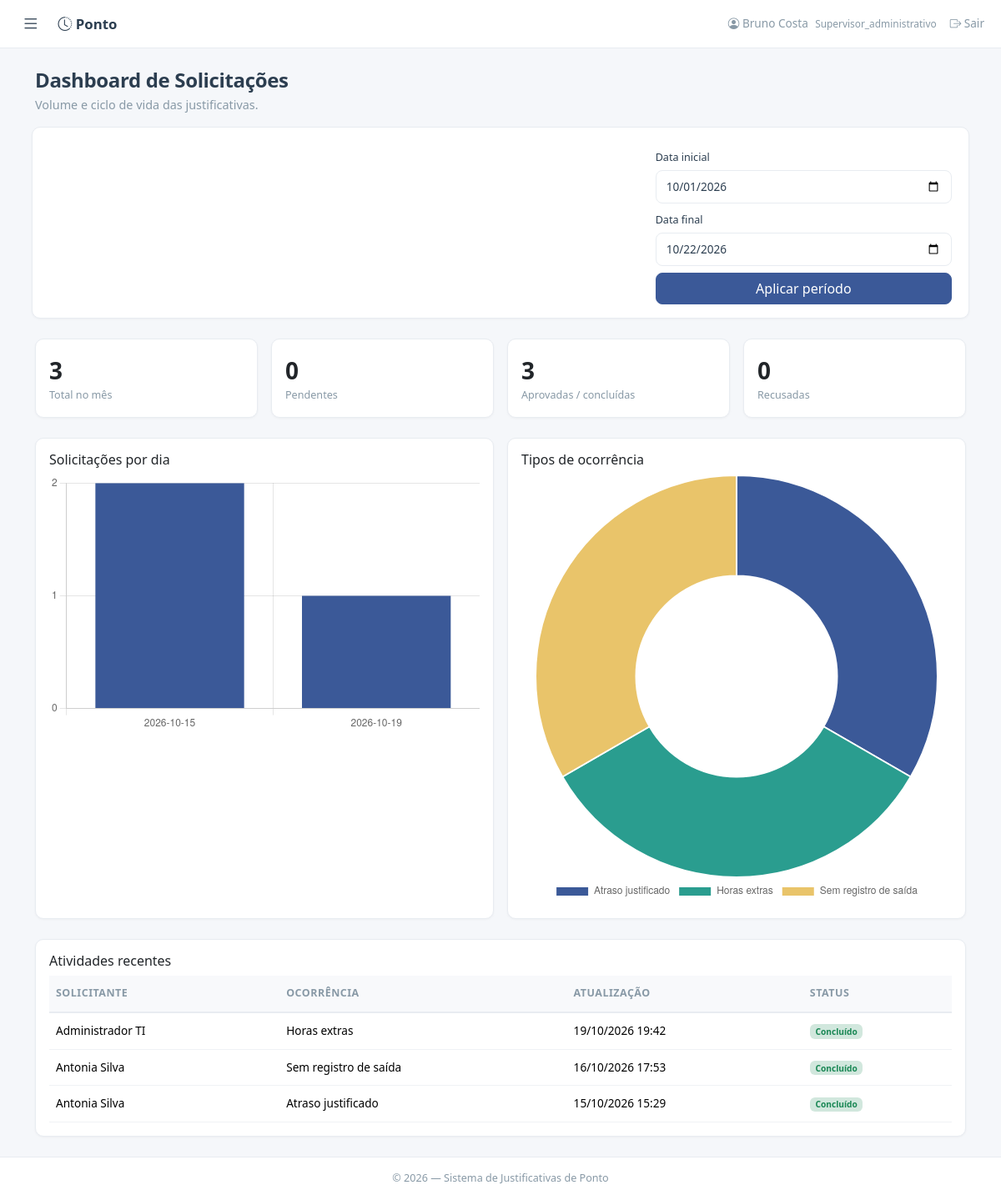
Page /dashboard/solicitacoes (signed in) on the committed database.
### models.py (models this page shows, shortened)
class Usuario(UserMixin, db.Model):
    __tablename__ = 'usuarios'
    id = db.Column(db.Integer, primary_key=True)
    matricula = db.Column(db.String(20), unique=True, nullable=False)
    nome = db.Column(db.String(100), nullable=False)
    email = db.Column(db.String(120), unique=True, nullable=False)
    senha_hash = db.Column(db.String(256), nullable=False)
    perfil = db.Column(db.String(40), nullable=False)
    gestor_id = db.Column(db.Integer, db.ForeignKey('usuarios.id'), nullable=True)
    area_id = db.Column(db.Integer, db.ForeignKey('areas.id'), nullable=True)
    empresa_id = db.Column(db.Integer, db.ForeignKey('empresas.id'), nullable=True)
    ativo = db.Column(db.Boolean, default=True)
    criado_em = db.Column(db.DateTime, default=lambda: datetime.now(timezone.utc))
    gestor = db.relationship('Usuario', remote_side=[id], backref='subordinados')
    area = db.relationship('Area', backref='usuarios')
    empresa = db.relationship('Empresa', backref='usuarios')
    solicitacoes = db.relationship('Solicitacao', backref='colaborador',
                                   foreign_keys='Solicitacao.colaborador_id', lazy='dynamic')
    def tem_permissao(self, chave):
        if self.perfil == 'ti':
            return True
        return UsuarioPermissao.query.filter_by(usuario_id=self.id, permissao=chave).first() is not None

class Solicitacao(db.Model):
    __tablename__ = 'solicitacoes'
    id = db.Column(db.Integer, primary_key=True)
    colaborador_id = db.Column(db.Integer, db.ForeignKey('usuarios.id'), nullable=False)
    colaboradores = db.relationship('Colaborador', secondary=solicitacao_colaboradores,
                                    backref=db.backref('solicitacoes', lazy='dynamic'))
    participantes = db.relationship('SolicitacaoParticipante', backref='solicitacao',
                                    cascade='all, delete-orphan', order_by='SolicitacaoParticipante.ordem')
    data_ocorrencia = db.Column(db.Date, nullable=False)
    tipo_ocorrencia = db.Column(db.String(80), nullable=False)
    tipo_justificativa = db.Column(db.String(80), nullable=True)
    horario_entrada = db.Column(db.String(5), nullable=True)
    horario_saida = db.Column(db.String(5), nullable=True)
    motivo = db.Column(db.Text, nullable=False)
    comprovante = db.Column(db.Text, nullable=True)  # JSON com nomes dos anexos
    status = db.Column(db.String(30), default='pendente')
    gestor_id = db.Column(db.Integer, db.ForeignKey('usuarios.id'), nullable=True)
    gestor_parecer = db.Column(db.Text, nullable=True)
    gestor_data = db.Column(db.DateTime, nullable=True)
    dp_id = db.Column(db.Integer, db.ForeignKey('usuarios.id'), nullable=True)
    dp_parecer = db.Column(db.Text, nullable=True)
    dp_data = db.Column(db.DateTime, nullable=True)
    supervisor_id = db.Column(db.Integer, db.ForeignKey('usuarios.id'), nullable=True)
    supervisor_parecer = db.Column(db.Text, nullable=True)
    supervisor_data = db.Column(db.DateTime, nullable=True)
    criado_em = db.Column(db.DateTime, default=lambda: datetime.now(timezone.utc))
    atualizado_em = db.Column(db.DateTime, default=lambda: datetime.now(timezone.utc),
                               onupdate=lambda: datetime.now(timezone.utc))
    gestor_resp = db.relationship('Usuario', foreign_keys=[gestor_id])
    dp_resp = db.relationship('Usuario', foreign_keys=[dp_id])
    supervisor_resp = db.relationship('Usuario', foreign_keys=[supervisor_id])
    STATUS_LABELS = {
        'pendente': 'Pendente',
        'aprovado_gestor': 'Aprovado pelo Gestor',
        'recusado_gestor': 'Recusado pelo Gestor',
        'encaminhado_supervisor': 'Aguardando supervisor administrativo',
        'aprovado_supervisor': 'Aprovado pelo supervisor',
        'recusado_supervisor': 'Recusado pelo supervisor',
        'aprovado_dp': 'Concluído',
        'recusado_dp': 'Recusado pelo DP',
    }
    STATUS_COLORS = {
        'pendente': 'warning',
        'aprovado_gestor': 'info',
        'recusado_gestor': 'danger',
        'encaminhado_supervisor': 'warning',
        'aprovado_supervisor': 'info',
        'recusado_supervisor': 'danger',
        'aprovado_dp': 'success',
        'recusado_dp': 'danger',
    }
    @property
    def status_label(self):
        return self.STATUS_LABELS.get(self.status, self.status)
    @property
    def status_cor(self):
        return self.STATUS_COLORS.get(self.status, 'secondary')

### app.py (the view)
@app.route('/dashboard/solicitacoes')
@login_required
def dashboard_solicitacoes():
    agora = datetime.now(timezone.utc)
    inicio_padrao = agora.replace(day=1, hour=0, minute=0, second=0, microsecond=0)
    inicio = request.args.get('inicio', '').strip()
    fim = request.args.get('fim', '').strip()
    try:
        inicio = datetime.strptime(inicio, '%Y-%m-%d').replace(tzinfo=timezone.utc) if inicio else inicio_padrao
        fim_data = datetime.strptime(fim, '%Y-%m-%d').replace(tzinfo=timezone.utc) + timedelta(days=1) if fim else agora + timedelta(days=1)
    except ValueError:
        inicio, fim_data = inicio_padrao, agora + timedelta(days=1)
    consulta = Solicitacao.query.filter(Solicitacao.criado_em >= inicio, Solicitacao.criado_em < fim_data)
    if current_user.perfil == 'gestor':
        consulta = consulta.join(Usuario, Solicitacao.colaborador_id == Usuario.id).filter(Usuario.gestor_id == current_user.id)
    elif current_user.perfil == 'analista':
        consulta = consulta.filter(Solicitacao.colaborador_id == current_user.id)
    solicitacoes = consulta.order_by(Solicitacao.atualizado_em.desc()).all()
    base_mes = Solicitacao.query.filter(Solicitacao.criado_em >= inicio, Solicitacao.criado_em < fim_data)
    por_dia = [[str(dia), total] for dia, total in db.session.query(func.date(Solicitacao.criado_em), func.count(Solicitacao.id)).filter(Solicitacao.criado_em >= inicio, Solicitacao.criado_em < fim_data).group_by(func.date(Solicitacao.criado_em)).all()]
    por_tipo = [[tipo or 'Não informado', total] for tipo, total in base_mes.with_entities(Solicitacao.tipo_ocorrencia, func.count(Solicitacao.id)).group_by(Solicitacao.tipo_ocorrencia).all()]
    return render_template('dashboard_solicitacoes.html', solicitacoes=solicitacoes[:10], por_dia=por_dia, por_tipo=por_tipo, inicio=inicio.date().isoformat(), fim=(fim_data - timedelta(days=1)).date().isoformat(),
                           total=consulta.count(), pendentes=consulta.filter_by(status='pendente').count(),
                           aprovadas=consulta.filter(Solicitacao.status.in_(['aprovado_dp', 'aprovado_supervisor'])).count(),
                           recusadas=consulta.filter(Solicitacao.status.like('recusado%')).count())

### app.py (called while the page is built)
@login_manager.user_loader
def load_user(user_id):
    return db.session.get(Usuario, int(user_id))

@app.context_processor
def inject_now():
    return {'now': datetime.now}

### templates/dashboard_solicitacoes.html (shortened to what this page needs)
{% extends "base.html" %}
{% block content %}
<header class="page-header"><div><h1 class="h4">Dashboard de Solicitações</h1><p>Volume e ciclo de vida das justificativas.</p></div></header>
<form class="card card-clean p-3 mb-4 row g-2 align-items-end" method="GET"><div class="col-sm-4"><label class="form-label small">Data inicial</label><input class="form-control" type="date" name="inicio" value="{{ inicio }}"></div><div class="col-sm-4"><label class="form-label small">Data final</label><input class="form-control" type="date" name="fim" value="{{ fim }}"></div><div class="col-sm-4"><button class="btn btn-primary w-100">Aplicar período</button></div></form>
<div class="row g-3 mb-4">{% for valor, label in [(total,'Total no mês'),(pendentes,'Pendentes'),(aprovadas,'Aprovadas / concluídas'),(recusadas,'Recusadas')] %}<div class="col-6 col-lg-3"><div class="card card-clean p-3"><strong class="fs-3">{{ valor }}</strong><span class="text-muted small">{{ label }}</span></div></div>{% endfor %}</div>
<div class="row g-3 mb-4 align-items-stretch"><div class="col-12 col-lg-6 d-flex"><div class="card card-clean w-100 h-100"><div class="card-body"><h6>Solicitações por dia</h6><canvas id="volume-chart" height="180" aria-label="Volume diário de solicitações"></canvas></div></div></div><div class="col-12 col-lg-6 d-flex"><div class="card card-clean w-100 h-100"><div class="card-body"><h6>Tipos de ocorrência</h6><canvas id="tipo-chart" height="180" aria-label="Distribuição por tipo"></canvas></div></div></div></div>
<div class="card card-clean"><div class="card-body"><h6>Atividades recentes</h6><div class="table-responsive"><table class="table align-middle mb-0"><thead><tr><th>Solicitante</th><th>Ocorrência</th><th>Atualização</th><th>Status</th></tr></thead><tbody>{% for item in solicitacoes %}<tr><td>{{ item.colaborador.nome }}</td><td>{{ item.tipo_ocorrencia }}</td><td>{{ item.atualizado_em.strftime('%d/%m/%Y %H:%M') if item.atualizado_em else '—' }}</td><td><span class="badge bg-{{ item.status_cor }}-subtle text-{{ item.status_cor }}">{{ item.status_label }}</span></td></tr>{% else %}<tr><td colspan="4" class="text-muted">Nenhuma solicitação no período.</td></tr>{% endfor %}</tbody></table></div></div></div>
{% endblock %}
{% block scripts %}<script src="https://cdn.jsdelivr.net/npm/chart.js@4.4.7/dist/chart.umd.min.js"></script><script>
const daily={{ por_dia|tojson }}, types={{ por_tipo|tojson }}; new Chart(document.getElementById('volume-chart'),{type:'bar',data:{labels:daily.map(x=>x[0]),datasets:[{label:'Solicitações',data:daily.map(x=>x[1]),backgroundColor:'#3b5998'}]},options:{plugins:{legend:{display:false}},scales:{y:{beginAtZero:true,ticks:{precision:0}}}}}); new Chart(document.getElementById('tipo-chart'),{type:'doughnut',data:{labels:types.map(x=>x[0]),datasets:[{data:types.map(x=>x[1]),backgroundColor:['#3b5998','#2a9d8f','#e9c46a','#e76f51','#6c757d']}]},options:{plugins:{legend:{position:'bottom'}}}});
</script>{% endblock %}

### templates/base.html (shortened to what this page needs)
<!DOCTYPE html>
<html lang="pt-BR" data-bs-theme="light">
<head>
    <link href="{{ url_for('static', filename='css/bootstrap.min.css') }}" rel="stylesheet">
    <link href="{{ url_for('static', filename='css/bootstrap-icons.min.css') }}" rel="stylesheet">
    <link href="{{ url_for('static', filename='css/style.css') }}" rel="stylesheet">
</head>
<body class="app-layout">
{% if current_user.is_authenticated %}
<header class="topbar"><button class="sidebar-toggle" id="sidebar-toggle" type="button" aria-label="Alternar menu"><i class="bi bi-list"></i></button><a class="navbar-brand" href="{{ url_for('dashboard') }}"><i class="bi bi-clock-history"></i> Ponto</a><span class="topbar-user"><i class="bi bi-person-circle"></i> {{ current_user.nome }} <small>{{ current_user.perfil|capitalize }}</small></span><form method="POST" action="{{ url_for('logout') }}"><input type="hidden" name="csrf_token" value="{{ csrf_token() }}"><button class="nav-link text-danger border-0 bg-transparent" type="submit"><i class="bi bi-box-arrow-right"></i> Sair</button></form></header>
{% endif %}
<div class="toast-container position-fixed top-0 end-0 p-3" style="z-index:9999"></div>
<main class="app-content"><div class="container py-4">{% block content %}{% endblock %}</div></main>
<footer class="app-footer text-center text-muted small py-3">&copy; {{ now().year if now is defined else '2026' }} — Sistema de Justificativas de Ponto</footer>
<script src="{{ url_for('static', filename='js/bootstrap.bundle.min.js') }}"></script><script src="{{ url_for('static', filename='js/app.js') }}"></script>{% block scripts %}{% endblock %}
</body></html>

### static/css/style.css (style rules this page uses)
:root { --color-primary: #3b5998; --color-primary-hover: #2d4373; --color-bg: #f5f7fa; --color-card: #ffffff; --color-border: #e8ecf1; --color-text: #2c3e50; --color-text-muted: #8899a6; --radius: 10px; --shadow-sm: 0 1px 3px rgba(0, 0, 0, 0.04); --shadow-md: 0 4px 16px rgba(0, 0, 0, 0.06); --transition: all 0.2s ease; }
* { box-sizing: border-box; }
body { font-family: 'Segoe UI', -apple-system, BlinkMacSystemFont, Roboto, 'Helvetica Neue', Arial, sans-serif; background-color: var(--color-bg); color: var(--color-text); font-size: 0.9rem; min-height: 100vh; display: flex; flex-direction: column; }
main { flex: 1; }
a { color: var(--color-primary); }
.text-muted { color: var(--color-text-muted) !important; }
.page-header { display: flex; align-items: flex-start; justify-content: space-between; gap: 1rem; margin-bottom: 1.5rem; }
.page-header h1, .page-header h2, .page-header h3, .page-header h4, .page-header h5 { margin-bottom: 0.25rem; font-weight: 650; letter-spacing: -0.015em; }
.page-header p { margin-bottom: 0; color: var(--color-text-muted); }
.app-layout { display:grid; grid-template-columns:240px 1fr; grid-template-rows:58px 1fr auto; min-height:100vh; }
.topbar { grid-column:1/-1; display:flex; align-items:center; gap:1rem; padding:.65rem 1.25rem; background:var(--color-card); border-bottom:1px solid var(--color-border); z-index:10; }
.sidebar-toggle { border:0; background:transparent; font-size:1.35rem; color:var(--color-text); }
.topbar .navbar-brand { color:var(--color-text); text-decoration:none; font-weight:600; }
.topbar-user { margin-left:auto; font-size:.85rem; color:var(--color-text-muted); }
.topbar-user small { margin-left:.3rem; }
.app-content { grid-column:2; min-width:0; }
.app-footer { grid-column:2; }
.app-layout.sidebar-collapsed { grid-template-columns:0 1fr; }
.navbar-brand { font-weight: 600; font-size: 1.05rem; color: var(--color-text) !important; }
.nav-link { font-size: 0.85rem; color: var(--color-text-muted) !important; transition: var(--transition); }
.card-clean { background: var(--color-card); border: 1px solid var(--color-border); border-radius: var(--radius); box-shadow: var(--shadow-sm); transition: var(--transition); }
.table { font-size: 0.85rem; }
.table thead th { background: #f8f9fb; border-bottom: 2px solid var(--color-border); font-weight: 600; font-size: 0.78rem; text-transform: uppercase; letter-spacing: 0.04em; color: var(--color-text-muted); padding: 0.75rem 0.5rem; white-space: nowrap; }
.table tbody td { padding: 0.7rem 0.5rem; border-bottom: 1px solid #f0f2f5; vertical-align: middle; }
.btn-primary { background-color: var(--color-primary); border-color: var(--color-primary); font-weight: 500; border-radius: 8px; transition: var(--transition); }
.form-control, .form-select { border: 1px solid var(--color-border); border-radius: 8px; font-size: 0.85rem; padding: 0.55rem 0.75rem; transition: var(--transition); color: var(--color-text); }
.form-label { color: var(--color-text); margin-bottom: 0.3rem; }
footer { border-top: 1px solid var(--color-border); background: var(--color-card); }

### rows in the picture
Usuario: nome "Bruno Costa", perfil "Supervisor_administrativo"
Solicitacao: colaborador.nome "Administrador TI", tipo_ocorrencia "Horas extras", atualizado_em "19/10/2026 19:42", status_label "Concluído"
Solicitacao: colaborador.nome "Antonia Silva", tipo_ocorrencia "Sem registro de saída", atualizado_em "16/10/2026 17:53", status_label "Concluído"
Solicitacao: colaborador.nome "Antonia Silva", tipo_ocorrencia "Atraso justificado", atualizado_em "15/10/2026 15:29", status_label "Concluído"

### other values in the picture
{{ valor }} "3" "0" "3" "0"
{{ label }} "Total no mês" "Pendentes" "Aprovadas / concluídas" "Recusadas"
chart data {{ por_dia|tojson }} [["2026-10-15", 2], ["2026-10-19", 1]]
